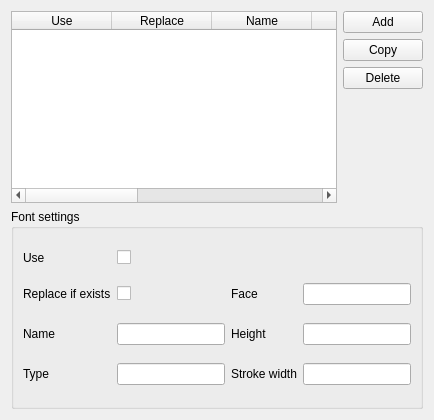
         <widget class="QWidget" name="tab_11">
          <attribute name="title">
           <string>Font adding</string>
          </attribute>
          <layout class="QGridLayout" name="gridLayout_21">
           <item row="1" column="1">
            <widget class="QPushButton" name="pushButton_14">
             <property name="text">
              <string>Copy</string>
             </property>
            </widget>
           </item>
           <item row="3" column="1">
            <spacer name="verticalSpacer_8">
             <property name="orientation">
              <enum>Qt::Vertical</enum>
             </property>
             <property name="sizeHint" stdset="0">
              <size>
               <width>20</width>
               <height>40</height>
              </size>
             </property>
            </spacer>
           </item>
           <item row="0" column="1">
            <widget class="QPushButton" name="pushButton_13">
             <property name="text">
              <string>Add</string>
             </property>
            </widget>
           </item>
           <item row="0" column="0" rowspan="4">
            <widget class="QTableWidget" name="tableWidget_5">
             <column>
              <property name="text">
               <string>Use</string>
              </property>
             </column>
             <column>
              <property name="text">
               <string>Replace</string>
              </property>
             </column>
             <column>
              <property name="text">
               <string>Name</string>
              </property>
             </column>
             <column>
              <property name="text">
               <string>Type</string>
              </property>
             </column>
             <column>
              <property name="text">
               <string>Family</string>
              </property>
             </column>
             <column>
              <property name="text">
               <string>Face</string>
              </property>
             </column>
             <column>
              <property name="text">
               <string>Height</string>
              </property>
             </column>
             <column>
              <property name="text">
               <string>StrokeWidth</string>
              </property>
             </column>
            </widget>
           </item>
           <item row="2" column="1">
            <widget class="QPushButton" name="pushButton_15">
             <property name="text">
              <string>Delete</string>
             </property>
            </widget>
           </item>
           <item row="4" column="0" colspan="2">
            <widget class="QGroupBox" name="groupBox_4">
             <property name="minimumSize">
              <size>
               <width>0</width>
               <height>200</height>
              </size>
             </property>
             <property name="title">
              <string>Font settings</string>
             </property>
             <layout class="QGridLayout" name="gridLayout_22">
              <item row="2" column="0">
               <widget class="QLabel" name="label_32">
                <property name="text">
                 <string>Replace if exists</string>
                </property>
               </widget>
              </item>
              <item row="6" column="1">
               <widget class="QLineEdit" name="lineEdit_33"/>
              </item>
              <item row="2" column="2">
               <widget class="QLabel" name="label_35">
                <property name="text">
                 <string>Face</string>
                </property>
               </widget>
              </item>
              <item row="6" column="2">
               <widget class="QLabel" name="label_37">
                <property name="text">
                 <string>Stroke width</string>
                </property>
               </widget>
              </item>
              <item row="6" column="3">
               <widget class="QLineEdit" name="lineEdit_39"/>
              </item>
              <item row="2" column="3">
               <widget class="QLineEdit" name="lineEdit_34"/>
              </item>
              <item row="6" column="0">
               <widget class="QLabel" name="label_38">
                <property name="text">
                 <string>Type</string>
                </property>
               </widget>
              </item>
              <item row="5" column="3">
               <widget class="QLineEdit" name="lineEdit_35"/>
              </item>
              <item row="5" column="1">
               <widget class="QLineEdit" name="lineEdit_32"/>
              </item>
              <item row="0" column="0">
               <widget class="QLabel" name="label_33">
                <property name="text">
                 <string>Use</string>
                </property>
               </widget>
              </item>
              <item row="0" column="1">
               <widget class="QCheckBox" name="checkBox_19">
                <property name="text">
                 <string/>
                </property>
               </widget>
              </item>
              <item row="5" column="2">
               <widget class="QLabel" name="label_36">
                <property name="text">
                 <string>Height</string>
                </property>
               </widget>
              </item>
              <item row="2" column="1">
               <widget class="QCheckBox" name="checkBox_20">
                <property name="text">
                 <string/>
                </property>
               </widget>
              </item>
              <item row="5" column="0">
               <widget class="QLabel" name="label_34">
                <property name="text">
                 <string>Name</string>
                </property>
               </widget>
              </item>
             </layout>
            </widget>
           </item>
          </layout>
         </widget>
